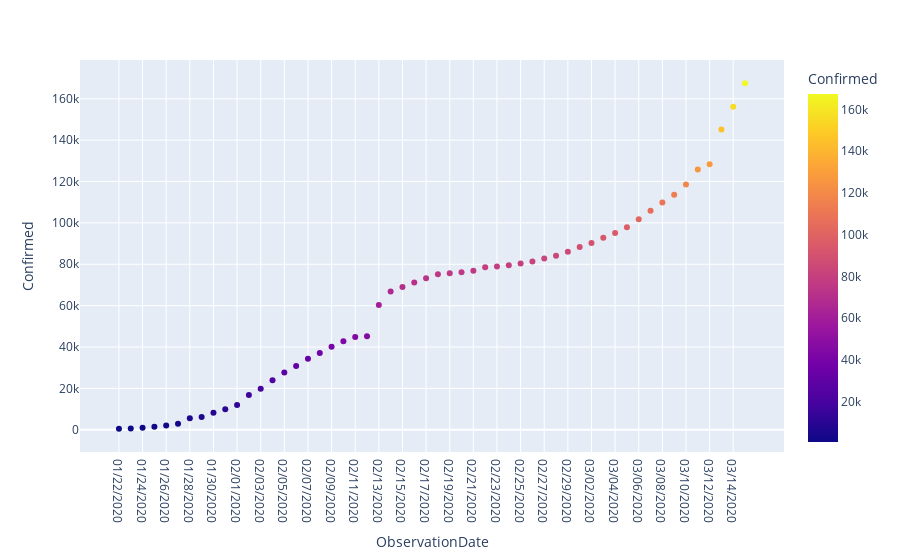

Here is the notebook cell this chart was saved with:
### Code cell
fig = px.scatter(date_data, x="ObservationDate", y="Confirmed", color="Confirmed")
fig.show()
